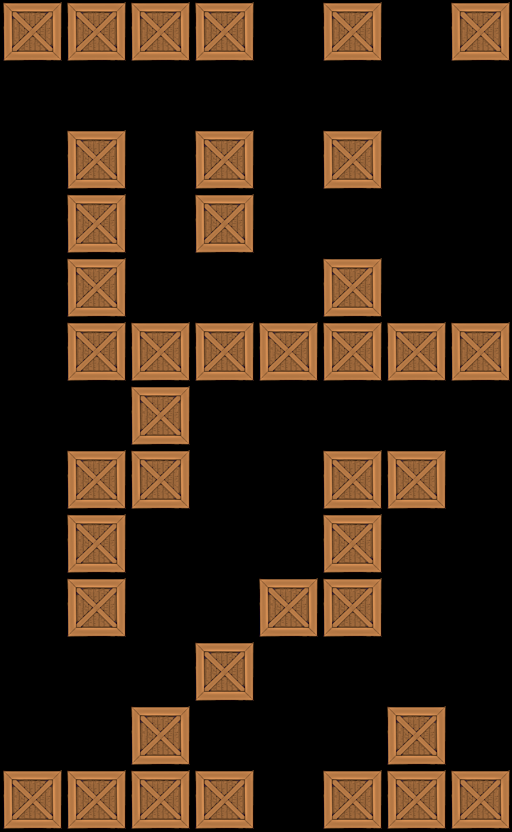

Tiled map render using the project's own tile images. Description and the map definition, with tile-layer contents summarised, below:
An orthogonal 8x13 tile map with 64x64 px tiles, 1 tile layer (Tile Layer 1).

<map version="1.0" orientation="orthogonal" width="8" height="13" tilewidth="64" tileheight="64">
 <tileset firstgid="1" name="crate" tilewidth="64" tileheight="64">
  <image source="../../crate4.png" width="64" height="64" />
 </tileset>
 <layer name="Tile Layer 1" width="8" height="13">
  <data>[104 cells, 40 non-empty, 1 distinct tile ids]</data>
 </layer>
</map>
